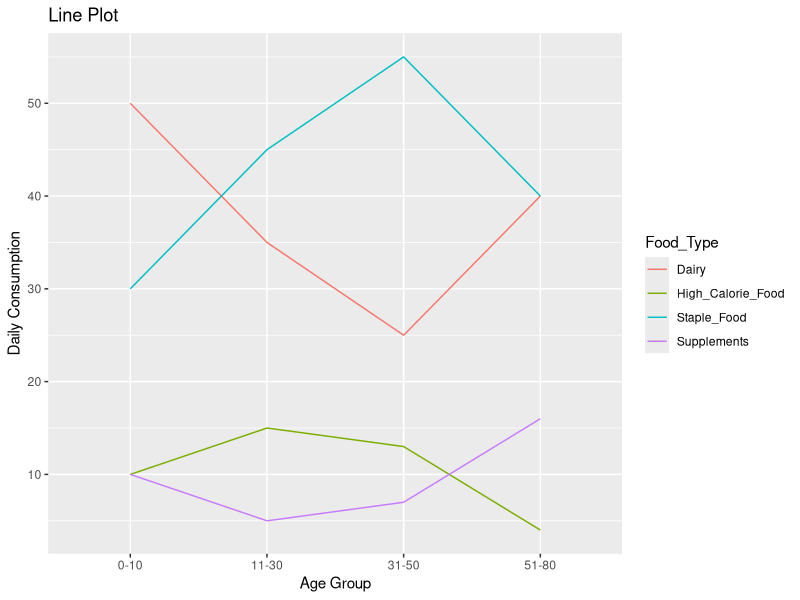

Write the R code that produced this figure.
# Install and load the ggplot2 library if not already installed
# install.packages("ggplot2")
library(ggplot2)

# Create a data frame with the provided data
data <- data.frame(
  Age = c("0-10", "11-30", "31-50", "51-80"),
  Dairy = c(50, 35, 25, 40),
  Staple_Food = c(30, 45, 55, 40),
  High_Calorie_Food = c(10, 15, 13, 4),
  Supplements = c(10, 5, 7, 16)
)

# Reshape the data for plotting
data_long <- tidyr::gather(data, key = "Food_Type", value = "Daily_Consumption", -Age)


# Line Plot
print(ggplot(data_long, aes(x = Age, y = Daily_Consumption, color = Food_Type, group = Food_Type)) +
        geom_line() +
        labs(title = "Line Plot", x = "Age Group", y = "Daily Consumption"))
